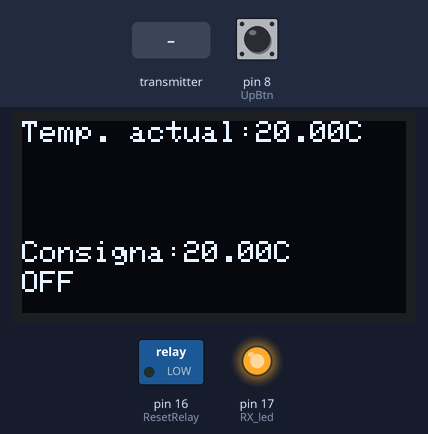
A sketch run on a simulated Arduino Leonardo, built with avr-gcc and run on an emulated ATmega32U4. On the bench: 128×64 one-colour display, switched loads named in the sketch (green lamp = pin HIGH), output pins drawn as LEDs (lit = HIGH). The test bench sets the inputs (shaded band); at power-on: pin 8 (UpBtn) HIGH. No radio packets arrive unless stated; pins used as bus, display or sensor lines are not drawn.

Above: at 1.2 s.
1.3 s: pin 8 (UpBtn) pulled LOW for 0.15 s
At 2.2 s:
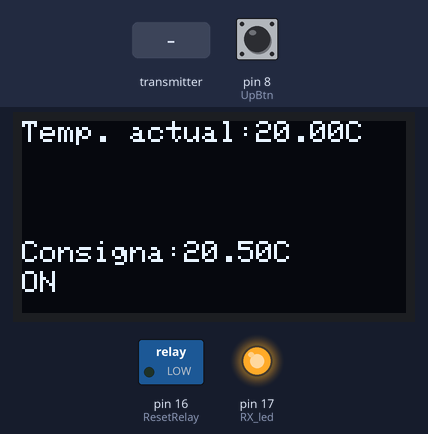
2.9 s: the transmitter starts sending radio_datos = 25
At 3.4 s:
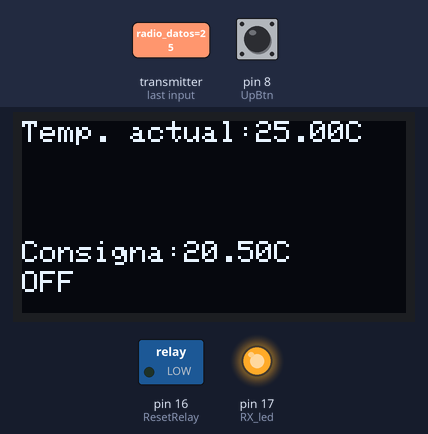
4.4 s: pin 8 (UpBtn) pulled LOW for 1 s
At 6.1 s:
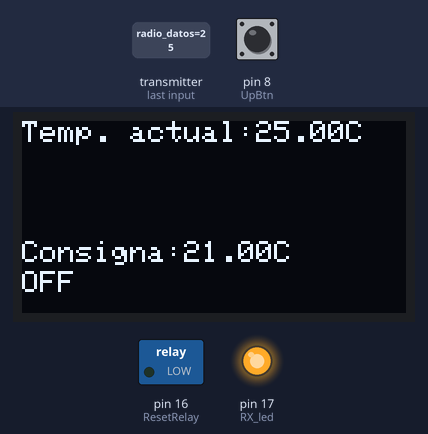
Timing chart, 0 to 7.6 s (numbered marks = the images above; inputs shaded):
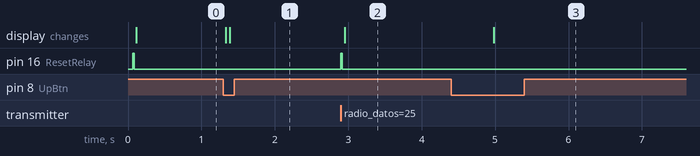

Measured:
- after the input at 1.3 s, the display: first changes at once (image 1 shows a later state)
- after the input at 2.9 s, pin 16 (ResetRelay): LOW → HIGH at once, → LOW 0.02 s later; the display: changes after 0.05 s (image 2)
- after the input at 4.4 s, the display: changes after 0.58 s (image 3)

The sketch:

receptor2_nrf24.ino
```cpp
/*
 * 25/11/2016
  RECEPTOR 2

  Termostato inalambrico...
  Esta es la parte receptora:
      -Recibe informacion del sensor de temperatura a traves de un enlace RF de 866MHz.
      -Cambia la temperatura objetivo segun los botones
      -Muestra la temperatura actual y la temperatura objetivo en una pantalla Oled I"C de 128x64
      -Actua sobre un rele biestable que controlara la caldera


  http://www.airspayce.com/mikem/arduino/VirtualWire
*/


#include <SPI.h>
#include <Wire.h>
#include <Adafruit_GFX.h>
#include <Adafruit_SSD1306.h>
#include <LowPower.h>
#include <nRF24L01.h>
#include <RF24.h>
#include <RF24_config.h>
//#include <VirtualWire.h>


#define OLED_RESET 4
Adafruit_SSD1306 display(OLED_RESET);

// variables
const int UpBtn = 8;          // the number of the pushbutton pin
const int DownBtn = 9;        // the number of the pushbutton pin
const int SelectBtn = 5;      // the number of the pushbutton pin
const int RX_led =17;         // the number of the led pin
const int SetRelay=10;
const int ResetRelay=16;
int UpButtonState = 1;        // variable for reading the pushbutton status
int Last_UpButtonState = 1;   // variable for reading the pushbutton status
int DownButtonState = 1;      // variable for reading the pushbutton status
int Last_DownButtonState = 1; // variable for reading the pushbutton status
int SelectButtonState = 1;    // variable for reading the pushbutton status
enum RelayState {
  on,
  off
}relaystate= on;
int cambia_pantalla = 1;      //a 1 si hay que actualizar la pantalla
int dormir=0;                 //a 1 si podemos irnos a dormir

//Creamos un mensaje
//La constante VW_MAX_MESSAGE_LEN viene definida en la libreria
//byte message[VW_MAX_MESSAGE_LEN];
//byte messageLength = VW_MAX_MESSAGE_LEN;
float Temp_consigna=20.00;
float Temp_actual=20.00;
float New_Temp_actual=20.00;

RF24 radio(9,10);//RF24 (uint8_t _cepin, uint8_t _cspin)
const uint64_t pipe = 0xE8E8F0F0E1LL;
float radio_datos;

void SET_RELAY(){
  if (relaystate == off){
      digitalWrite( SetRelay,HIGH);
      delay (20);
      digitalWrite( SetRelay,LOW);
      relaystate= on;
      cambia_pantalla=1;
  }
}

void RESET_RELAY(){
   if (relaystate== on){
    digitalWrite(ResetRelay,HIGH);
    delay (20);
    digitalWrite(ResetRelay,LOW);
    relaystate= off;
    cambia_pantalla=1;
   }
}

void actualiza_pantalla(void){
      display.clearDisplay();
      display.setCursor(0, 0);
      display.print("Temp. actual:");
      display.print(Temp_actual,2);
      display.println("C");
      display.setCursor(0, 40);
      display.print("Consigna:");
      display.print(Temp_consigna,2);
      display.println("C");
      display.setCursor(0, 50);
      if (relaystate == on)
      display.print("ON ");
      else
      display.print("OFF ");

      display.display();
      cambia_pantalla=0;
   }

void setup()
{
  // The following saves some extra power by disabling some
// peripherals I am not using.

// Disable the ADC by setting the ADEN bit (bit 7)  of the
// ADCSRA register to zero.
ADCSRA = ADCSRA & B01111111;

// Disable the analog comparator by setting the ACD bit
// (bit 7) of the ACSR register to one.
ACSR = B10000000;

// Disable digital input buffers on all analog input pins
// by setting bits 0-5 of the DIDR0 register to one.
// Of course, only do this if you are not using the analog
// inputs for your project.
DIDR0 = DIDR0 | B00111111;


  //Setup display
  display.begin(SSD1306_SWITCHCAPVCC, 0x3c); // initialize with the I2C addr 0x3C (for the 128x64)
  display.clearDisplay();
  display.setTextSize(1);
  display.setTextColor(WHITE);
  display.setCursor(0, 0);
  display.display();

    // Pin Configuration
  pinMode(UpBtn, INPUT_PULLUP);
  pinMode(DownBtn, INPUT_PULLUP);
  pinMode(SelectBtn, INPUT_PULLUP);
  pinMode(SetRelay, OUTPUT);
  pinMode(ResetRelay, OUTPUT);

  pinMode(RX_led, OUTPUT); //tambien deshabilito los led RX y TX para bajar el consumo
  digitalWrite(RX_led,HIGH);
  TXLED1;

  //Setup rf
  //vw_set_rx_pin(14);//must be BEFORE vw_setup
  //vw_setup(2000);
  //vw_rx_start();
  radio.begin();
  radio.setChannel(108);  // Above most Wifi Channels
  //radio.openWritingPipe(pipe);
  radio.openReadingPipe(1,pipe);
  radio.startListening();
 RESET_RELAY();//para empezar con el rele desactivado
}


void loop()
{
 //display.clearDisplay();
  //vw_wait_rx( );
  dormir=0;

  if (radio.available())
  {
    radio.read(&radio_datos, sizeof(radio_datos));
    New_Temp_actual=radio_datos;
    if (!isnan(New_Temp_actual)&&(New_Temp_actual<Temp_actual+10)&&(New_Temp_actual>Temp_actual-10))//si hemos recibido un numero, y tiene sentido actualizamos la temp.
    {
         Temp_actual=New_Temp_actual;
         cambia_pantalla=1;
         dormir=1;
     }
 }

/*  if (vw_have_message())
  {
     if (vw_get_message(message, &messageLength))
    {
      message[messageLength] = '\0'; //for terminating the string
      New_Temp_actual = atof((char *)message);
      if (!isnan(New_Temp_actual)&&(New_Temp_actual<Temp_actual+10)&&(New_Temp_actual>Temp_actual-10))//si hemos recibido un numero, y tiene sentido actualizamos la temp.
      {
        Temp_actual=New_Temp_actual;
        cambia_pantalla=1;
        dormir=1;
       }
    }
  }*/


//y hacemos la logica del termostato

   if (Temp_actual<Temp_consigna){
      SET_RELAY();
      //display.setCursor(0, 50);
      //display.print("ON ");
    }
    else{
      RESET_RELAY();
      //display.setCursor(0, 50);
      //display.print("OFF");
    }


    //leidas de esta forma tarda mucho en hacernos caso probablemente porque este en  vw_wait_rx( );
    //Actualizamos el estado de los botones, solo cogemos pulsacion a pulsacion
UpButtonState = digitalRead(UpBtn);
  if ((UpButtonState!=Last_UpButtonState)&&(UpButtonState == LOW)) {
    Temp_consigna+=0.5;
    cambia_pantalla=1;
  }
  Last_UpButtonState=UpButtonState;
  DownButtonState = digitalRead(DownBtn);
  if ((DownButtonState!=Last_DownButtonState)&&(DownButtonState == LOW)) {
    Temp_consigna-=0.5;
    cambia_pantalla=1;
  }
   Last_DownButtonState=DownButtonState;

   //lo escribimos por pantalla si tenemos que
  if(cambia_pantalla) actualiza_pantalla();
   //y si hemos recibido el mensaje nos podemos dormir
   if (dormir==1){
     // Enter power down state for 8 s with ADC and BOD module disabled
      LowPower.powerDown(SLEEP_2S, ADC_OFF,BOD_OFF);
    }
   //display.display();

}
```
